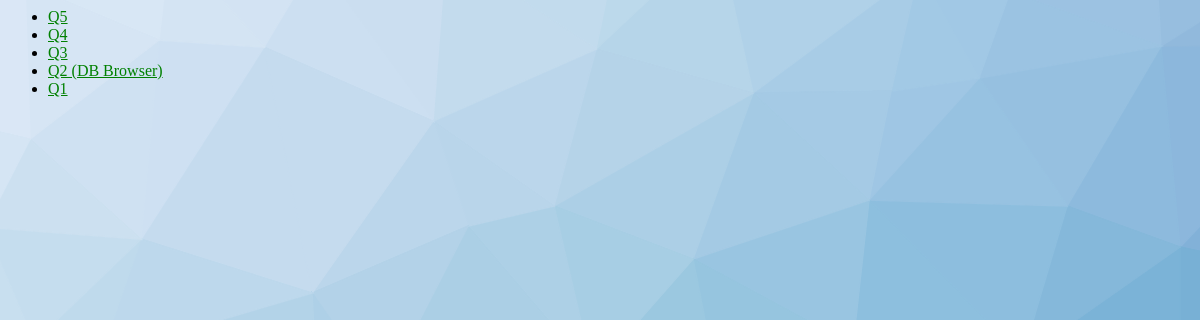
/polls/, run on an earlier commit of the app's database.
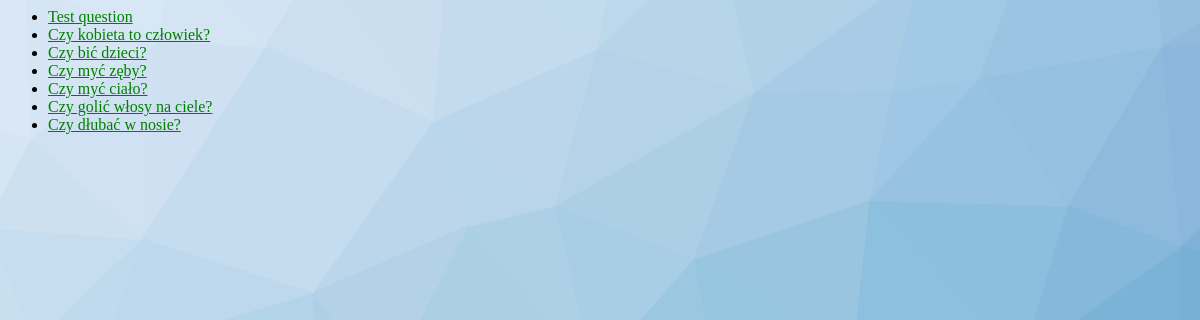
And on a later commit of the database.
### polls/models.py (models this page shows, shortened)
class Question(models.Model):
    question_text = models.CharField(max_length=200)
    pub_date = models.DateTimeField('date published')

### polls/views.py (the view)
# urls.py: path('', views.IndexView.as_view(), name='index'),
class IndexView(generic.ListView):
    template_name = 'polls/index.html'
    context_object_name = 'latest_question_list'
    def get_queryset(self):
        return Question.objects.filter(
            pub_date__lte=timezone.now()
        ).order_by('-pub_date')[:10]

### polls/templates/polls/index.html
{% load static %}
<link rel="stylesheet" type="text/css" href="{% static 'polls/style.css' %}">
{% if latest_question_list %}
    <ul>
    {% for question in latest_question_list %}
        <li><a href="{% url 'polls:detail' question.id %}">{{ question.question_text }}</a></li>
    {% endfor %}
    </ul>
{% else %}
    <p>No polls are available.</p>
{% endif %}

### polls/static/polls/style.css (style rules this page uses)
a { color: green; }

What changed in the data, as far as the page shows it:
removed Question: question_text "Q5"
removed Question: question_text "Q4"
removed Question: question_text "Q3"
removed Question: question_text "Q2 (DB Browser)"
removed Question: question_text "Q1"
added Question: question_text "Test question"
added Question: question_text "Czy kobieta to człowiek?"
added Question: question_text "Czy bić dzieci?"
added Question: question_text "Czy myć zęby?"
added Question: question_text "Czy myć ciało?"
added Question: question_text "Czy golić włosy na ciele?"
added Question: question_text "Czy dłubać w nosie?"
